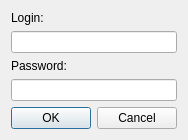
<?xml version="1.0" encoding="UTF-8"?>
<ui version="4.0">
 <class>Dialog</class>
 <widget class="QDialog" name="Dialog">
  <property name="windowModality">
   <enum>Qt::ApplicationModal</enum>
  </property>
  <property name="geometry">
   <rect>
    <x>0</x>
    <y>0</y>
    <width>139</width>
    <height>133</height>
   </rect>
  </property>
  <property name="windowTitle">
   <string>Authentication Required</string>
  </property>
  <property name="windowIcon">
   <iconset resource="../icons/icons.qrc">
    <normaloff>:/surfer.png</normaloff>:/surfer.png</iconset>
  </property>
  <layout class="QGridLayout" name="gridLayout">
   <item row="0" column="0">
    <widget class="QLabel" name="label">
     <property name="text">
      <string>Login:</string>
     </property>
    </widget>
   </item>
   <item row="1" column="0">
    <widget class="QLineEdit" name="lineEdit"/>
   </item>
   <item row="2" column="0">
    <widget class="QLabel" name="label_2">
     <property name="text">
      <string>Password:</string>
     </property>
    </widget>
   </item>
   <item row="3" column="0">
    <widget class="QLineEdit" name="lineEdit_2">
     <property name="echoMode">
      <enum>QLineEdit::Password</enum>
     </property>
    </widget>
   </item>
   <item row="4" column="0">
    <widget class="QDialogButtonBox" name="buttonBox">
     <property name="standardButtons">
      <set>QDialogButtonBox::Cancel|QDialogButtonBox::Ok</set>
     </property>
    </widget>
   </item>
  </layout>
 </widget>
 <resources>
  <include location="../icons/icons.qrc"/>
 </resources>
 <connections>
  <connection>
   <sender>buttonBox</sender>
   <signal>accepted()</signal>
   <receiver>Dialog</receiver>
   <slot>accept()</slot>
   <hints>
    <hint type="sourcelabel">
     <x>27</x>
     <y>116</y>
    </hint>
    <hint type="destinationlabel">
     <x>22</x>
     <y>3</y>
    </hint>
   </hints>
  </connection>
  <connection>
   <sender>buttonBox</sender>
   <signal>rejected()</signal>
   <receiver>Dialog</receiver>
   <slot>reject()</slot>
   <hints>
    <hint type="sourcelabel">
     <x>107</x>
     <y>118</y>
    </hint>
    <hint type="destinationlabel">
     <x>115</x>
     <y>3</y>
    </hint>
   </hints>
  </connection>
 </connections>
</ui>
